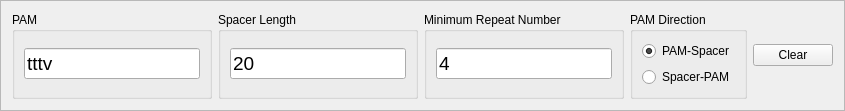
     <widget class="QFrame" name="frame">
      <property name="maximumSize">
       <size>
        <width>16777215</width>
        <height>150</height>
       </size>
      </property>
      <property name="frameShape">
       <enum>QFrame::StyledPanel</enum>
      </property>
      <property name="frameShadow">
       <enum>QFrame::Raised</enum>
      </property>
      <layout class="QHBoxLayout" name="horizontalLayout_5">
       <item>
        <widget class="QGroupBox" name="groupBox_2">
         <property name="title">
          <string>PAM</string>
         </property>
         <layout class="QHBoxLayout" name="horizontalLayout_2">
          <item>
           <widget class="QLineEdit" name="lineEdit_PAM">
            <property name="font">
             <font>
              <family>Arial</family>
              <pointsize>14</pointsize>
             </font>
            </property>
            <property name="text">
             <string>tttv</string>
            </property>
           </widget>
          </item>
         </layout>
        </widget>
       </item>
       <item>
        <widget class="QGroupBox" name="groupBox_3">
         <property name="title">
          <string>Spacer Length</string>
         </property>
         <layout class="QHBoxLayout" name="horizontalLayout_3">
          <item>
           <widget class="QLineEdit" name="lineEdit_SpacerLength">
            <property name="font">
             <font>
              <family>Arial</family>
              <pointsize>14</pointsize>
             </font>
            </property>
            <property name="text">
             <string>20</string>
            </property>
           </widget>
          </item>
         </layout>
        </widget>
       </item>
       <item>
        <widget class="QGroupBox" name="groupBox_6">
         <property name="title">
          <string>Minimum Repeat Number</string>
         </property>
         <layout class="QHBoxLayout" name="horizontalLayout_4">
          <item>
           <widget class="QLineEdit" name="lineEdit_RepeatNum">
            <property name="font">
             <font>
              <family>Arial</family>
              <pointsize>14</pointsize>
             </font>
            </property>
            <property name="text">
             <string>4</string>
            </property>
           </widget>
          </item>
         </layout>
        </widget>
       </item>
       <item>
        <widget class="QGroupBox" name="groupBox_4">
         <property name="title">
          <string>PAM Direction</string>
         </property>
         <layout class="QVBoxLayout" name="verticalLayout">
          <item>
           <widget class="QRadioButton" name="radioButton_PS">
            <property name="text">
             <string>PAM-Spacer</string>
            </property>
            <property name="checked">
             <bool>true</bool>
            </property>
           </widget>
          </item>
          <item>
           <widget class="QRadioButton" name="radioButton_SP">
            <property name="text">
             <string>Spacer-PAM</string>
            </property>
           </widget>
          </item>
         </layout>
        </widget>
       </item>
       <item>
        <widget class="QPushButton" name="pushButton_Clear">
         <property name="text">
          <string>Clear</string>
         </property>
        </widget>
       </item>
      </layout>
     </widget>
